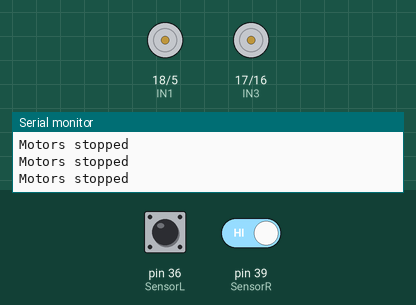
Recording of a sketch running on a simulated Arduino Mega 2560, built with avr-gcc and run on an emulated ATmega2560. Parts: motor-driver pin pairs drawn as motors (green arrow = first pin HIGH = forward, orange = second pin HIGH = backward, longer = more drive, scaled by the enable pin), the last lines printed to the serial monitor. The inputs (shaded band) are chosen by the test bench; at power-on: pin 36 (SensorL) HIGH, pin 39 (SensorR) HIGH.

Above: at 1.2 s.
1.3 s: pin 36 (SensorL) driven LOW
At 2.4 s:
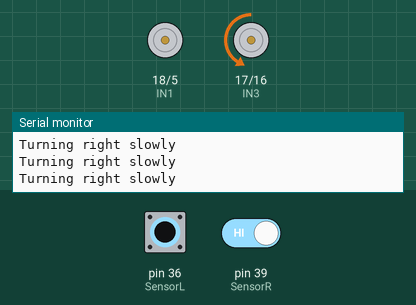
2.8 s: pin 39 (SensorR) driven LOW
At 3.6 s:
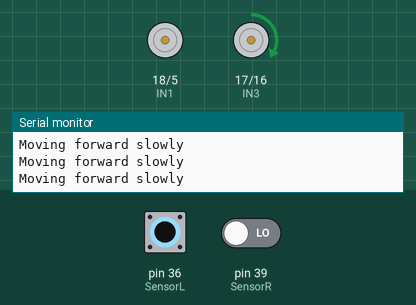
4.3 s: pin 36 (SensorL) driven HIGH
At 4.9 s:
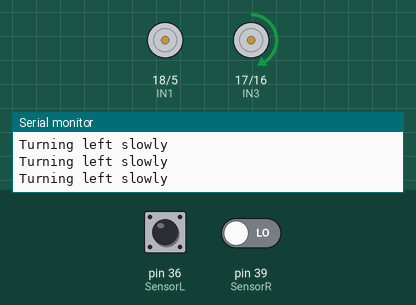
5.8 s: pin 39 (SensorR) driven HIGH
At 6.2 s:
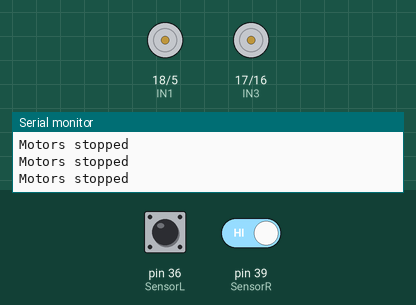
7.3 s: pin 36 (SensorL) pulsed LOW 2 times (0.12 s each, 0.3 s apart)
At 7.56 s:
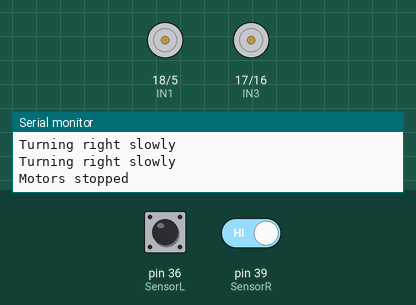
Timing chart, 0 to 10.3 s (numbered marks = the images above; inputs shaded):
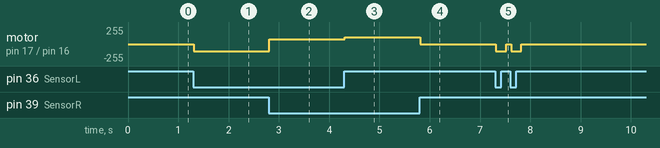

The sketch:

BOTBNEW.ino
```cpp
// Motor control pins
const int IN1 = 18;
const int IN2 = 5;
const int IN3 = 17;
const int IN4 = 16;
const int ENA = 19;
const int ENB = 4;

// IR sensor pins
const int SensorL = 36;  // Left sensor
const int SensorR = 39;  // Right sensor

// Define slow speed for PWM
const int slowSpeed = 105;  // Adjust this value for slower speed


void setup() {
  Serial.begin(9600);  // Initialize serial communication

  // Initialize motor control pins as outputs
  pinMode(IN1, OUTPUT);
  pinMode(IN2, OUTPUT);
  pinMode(IN3, OUTPUT);
  pinMode(IN4, OUTPUT);
  pinMode(ENA, OUTPUT);
  pinMode(ENB, OUTPUT);

  // Initialize sensor pins as inputs
  pinMode(SensorL, INPUT);
  pinMode(SensorR, INPUT);

  Serial.println("Setup complete. Ready to follow the line slowly.");
}

void loop() {
  // Read sensor states
  int leftState = digitalRead(SensorL);
  int rightState = digitalRead(SensorR);

  // Control robot movement based on sensor inputs
  if (leftState == LOW && rightState == LOW) {
    // Move forward
    moveForward();
  } else if (leftState == LOW && rightState == HIGH) {
    // Turn right
    turnRight();
  } else if (leftState == HIGH && rightState == LOW) {
    // Turn left
    turnLeft();
  } else {
    // Stop
    stopMotors();
  }

  delay(100); // Small delay to stabilize sensor readings
}

// Function to move the robot forward slowly
void moveForward() {
  digitalWrite(IN1, HIGH);
  digitalWrite(IN2, LOW);
  analogWrite(ENA, 70); // Slow speed
  digitalWrite(IN3, HIGH);
  digitalWrite(IN4, LOW);
  analogWrite(ENB, 70); // Slow speed
  Serial.println("Moving forward slowly");
}

// Function to turn the robot right slowly
void turnRight() {
  digitalWrite(IN1, HIGH);
  digitalWrite(IN2, LOW);
  analogWrite(ENA, slowSpeed); // Slow speed
  digitalWrite(IN3, LOW);
  digitalWrite(IN4, HIGH);
  analogWrite(ENB, slowSpeed); // Slow speed
  Serial.println("Turning right slowly");
}

// Function to turn the robot left slowly
void turnLeft() {
  digitalWrite(IN1, LOW);
  digitalWrite(IN2, HIGH);
  analogWrite(ENA, slowSpeed); // Slow speed
  digitalWrite(IN3, HIGH);
  digitalWrite(IN4, LOW);
  analogWrite(ENB, slowSpeed); // Slow speed
  Serial.println("Turning left slowly");
}

// Function to stop the robot
void stopMotors() {
  analogWrite(ENA, 0); // Stop motor
  analogWrite(ENB, 0); // Stop motor
  Serial.println("Motors stopped");
}
```

Measured:
- after the input at 1.3 s, motor on pin 17 (IN3) / pin 16 (IN4): stopped → backward 105/255 at once
- after the input at 2.8 s, motor on pin 17 (IN3) / pin 16 (IN4): backward 105/255 → forward 70/255 at once
- after the input at 4.3 s, motor on pin 17 (IN3) / pin 16 (IN4): forward 70/255 → forward 105/255 at once
- after the input at 5.8 s, motor on pin 17 (IN3) / pin 16 (IN4): forward 105/255 → stopped at once
- after the input at 7.3 s, motor on pin 17 (IN3) / pin 16 (IN4): alternates backward 105/255 for 0.20 s and stopped for 0.10 s, 4 changes in all, then stays stopped, starting at once
